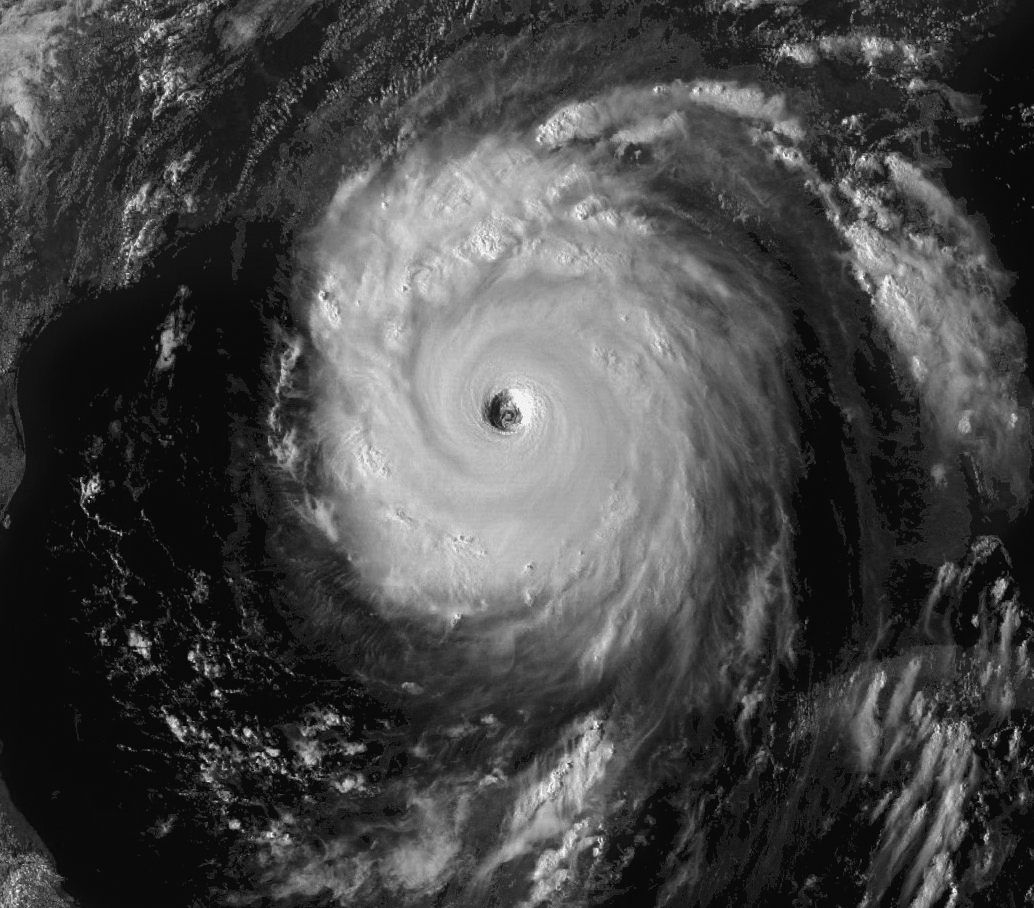
%> input picture DIP_CA4/hurricane-katrina.tif, 1034 x 908 px
$ octave CA4_4.m   (GNU Octave 9; MATLAB toolbox functions it lacks are replaced by stand-ins)
%> lines starting %> are read from the running program, lines starting %| are printed output that depends on the picture
%> further down, img is the input picture: size 908x1034 uint8; min 4, max 254, mean 69.7
### DIP_CA4/wavefast.m
function [c, s] = wavefast(x, n, varargin)
%> called with n = 4
%WAVEFAST Perform multi-level 2-dimensional fast wavelet transform.
%   [C, L] = WAVEFAST(X, N, LP, HP) performs a 2D N-level FWT of
%   image (or matrix) X with respect to decomposition filters LP and
%   HP.
%
%   [C, L] = WAVEFAST(X, N, WNAME) performs the same operation but
%   fetches filters LP and HP for wavelet WNAME using WAVEFILTER.
%
%   Scale parameter N must be less than or equal to log2 of the
%   maximum image dimension.  Filters LP and HP must be even. To
%   reduce border distortion, X is symmetrically extended. That is,
%   if X = [c1 c2 c3 ... cn] (in 1D), then its symmetric extension
%   would be [... c3 c2 c1 c1 c2 c3 ... cn cn cn-1 cn-2 ...].
%
%   OUTPUTS:
%     Matrix C is a coefficient decomposition vector:
%
%      C = [ a(n) h(n) v(n) d(n) h(n-1) ... v(1) d(1) ]
%
%     where a, h, v, and d are columnwise vectors containing
%     approximation, horizontal, vertical, and diagonal coefficient
%     matrices, respectively.  C has 3n + 1 sections where n is the
%     number of wavelet decompositions.
%
%     Matrix S is an (n+2) x 2 bookkeeping matrix:
%
%      S = [ sa(n, :); sd(n, :); sd(n-1, :); ... ; sd(1, :); sx ]
%
%     where sa and sd are approximation and detail size entries.
%
%   See also WAVEBACK and WAVEFILTER.

%   Copyright 2002-2004 R. C. Gonzalez, R. E. Woods, & S. L. Eddins
%   Digital Image Processing Using MATLAB, Prentice-Hall, 2004
%   $Revision: 1.5 $  $Date: 2003/10/13 01:14:17 $

% Check the input arguments for reasonableness.
error(nargchk(3, 4, nargin));

if nargin == 3
   if ischar(varargin{1})
      [lp, hp] = wavefilter(varargin{1}, 'd');
%> lp = 18 values, max 0.826 at index 10, min -0.0941 at index 8, mean 0.0786; hp = 18 values, max 0.418 at index 8, min -0.759 at index 9, mean -7.8e-16
   else
      error('Missing wavelet name.');
   end
else
      lp = varargin{1};     hp = varargin{2};
end

fl = length(lp);      sx = size(x);

if (ndims(x) ~= 2) | (min(sx) < 2) | ~isreal(x) | ~isnumeric(x)
   error('X must be a real, numeric matrix.');
end

if (ndims(lp) ~= 2) | ~isreal(lp) | ~isnumeric(lp) ...
       | (ndims(hp) ~= 2) | ~isreal(hp) | ~isnumeric(hp) ...
       | (fl ~= length(hp)) | rem(fl, 2) ~= 0
   error(['LP and HP must be even and equal length real, ' ...
          'numeric filter vectors.']);
end

if ~isreal(n) | ~isnumeric(n) | (n < 1) | (n > log2(max(sx)))
   error(['N must be a real scalar between 1 and ' ...
          'log2(max(size((X))).']);
end

% Init the starting output data structures and initial approximation.
c = [];       s = sx;     app = double(x);

% For each decomposition ...
for i = 1:n
   % Extend the approximation symmetrically.
   [app, keep] = symextend(app, fl);

   % Convolve rows with HP and downsample. Then convolve columns
   % with HP and LP to get the diagonal and vertical coefficients.
   rows = symconv(app, hp, 'row', fl, keep);
   coefs = symconv(rows, hp, 'col', fl, keep);
   c = [coefs(:)' c];    s = [size(coefs); s];
   coefs = symconv(rows, lp, 'col', fl, keep);
   c = [coefs(:)' c];

   % Convolve rows with LP and downsample. Then convolve columns
   % with HP and LP to get the horizontal and next approximation
   % coeffcients.
   rows = symconv(app, lp, 'row', fl, keep);
   coefs = symconv(rows, hp, 'col', fl, keep);
   c = [coefs(:)' c];
   app = symconv(rows, lp, 'col', fl, keep);
end
%> this loop made 4 passes
%> keep on passes 1 to 4: [462 525], [239 271], [128 144], [72 80]
%> pass 1, in symextend, `y = padarray(x, [(fl - 1) (fl - 1)], 'symmetric', 'both');`:
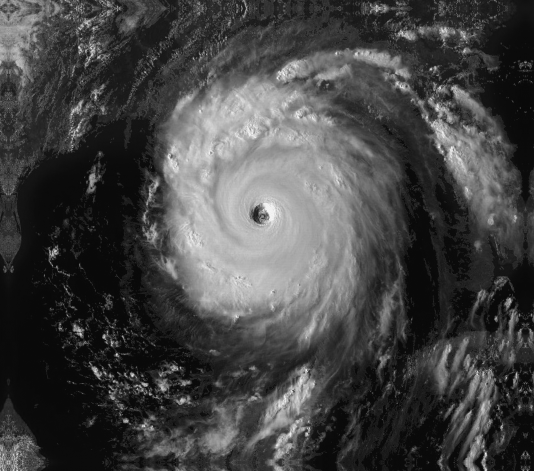
%> y: size 942x1068 double (shown at 1/2 size); min 4, max 254, mean 68.1
%> pass 1, in symconv, `y = conv2(x, h);`:
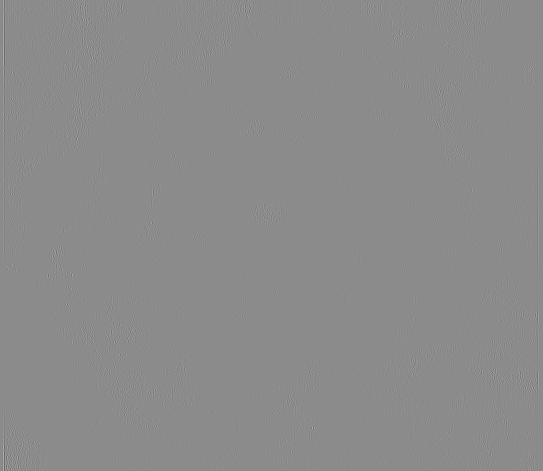
%> y: size 942x1085 double (shown at 1/2 size); min -124, max 102.5, mean 0; drawn with min black and max white
%> pass 1, in symconv, `y = y(:, 1:2:end);`:
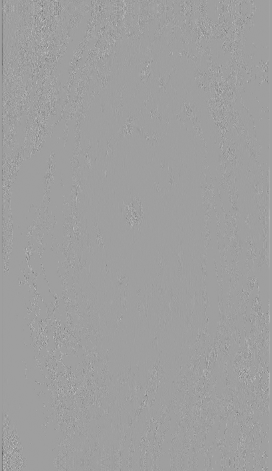
%> y: size 942x543 double (shown at 1/2 size); min -124, max 74.85, mean 0; drawn with min black and max white
%> pass 1, in symconv, `y = y(:, fl / 2 + 1:fl / 2 + keep(2));`:
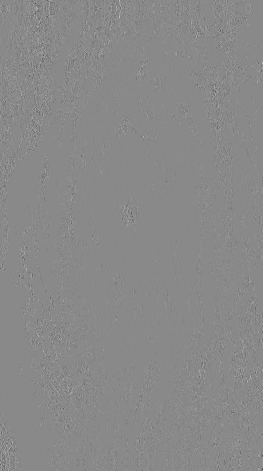
%> y: size 942x525 double (shown at 1/2 size); min -87.3, max 74.85, mean 0; drawn with min black and max white

% Append final approximation structures.
c = [app(:)' c];       s = [size(app); s];
%> after `s = [size(app); s]`: s = [72 80; 72 80; 128 144; 239 271; 462 525; 908 1034]

%-------------------------------------------------------------------%
function [y, keep] = symextend(x, fl)
% Compute the number of coefficients to keep after convolution
% and downsampling. Then extend x in both dimensions.

keep = floor((fl + size(x) - 1) / 2);
y = padarray(x, [(fl - 1) (fl - 1)], 'symmetric', 'both');

%-------------------------------------------------------------------%
function y = symconv(x, h, type, fl, keep)
% Convolve the rows or columns of x with h, downsample,
% and extract the center section since symmetrically extended.

if strcmp(type, 'row')
   y = conv2(x, h);
   y = y(:, 1:2:end);
   y = y(:, fl / 2 + 1:fl / 2 + keep(2));
else
   y = conv2(x, h');
   y = y(1:2:end, :);
   y = y(fl / 2 + 1:fl / 2 + keep(1), :);
end

### DIP_CA4/wavework.m
function [ varargout ] = wavework( opcode, type, c, s, n, x )
%WAVEWORK is used to edit wavelet decomposition structures
%   [VARARGOUT] = WAVEWORK(OPCODE, TYPE, C, S, N, X) gets the
%	coefficients specified by TYPE and N for access or modification
%	based on OPCODE
%
%	INPUTS:
%		OPCODE		Operation to perform
%		------------------------------------------------------------
%		'copy'		[varargout] = Y = requested (via TYPE and N)
%					coefficient matrix
%		'cut'		[varargout] = [NC, Y] = New decomposition vector
%					(with requested coefficient matrix zeroed) AND
%					requested coefficient matrix
%		'paste'		[varargout] = [NC] = new decomposition vector with
%					coefficient matrix replaced by X
%
%		TYPE		Coefficient category
%		-------------------------------------------------------------
%		'a'			Approximation coefficients
%		'h'			Horizontal details
%		'v'			Vertical details
%		'd'			Diagonal details
%
%		[C, S] is a wavelet toolbox decomposition structures.
%		N is a decomposition level (Ignored if TYPE = 'a').
%		X is a 2- or 3-D coefficient matrix for pasting.
%
%		See also WAVECUT, WAVECOPY, and WAVEPASTE.

narginchk(4, 6);

if (~ismatrix(c)) || (size(c, 1) ~= 1)
    error('C must be a row vector.');
end

if (~ismatrix(s)) || ~isreal(s) || ~isnumeric(s) || ...
        ((size(s, 2) ~= 2) && (size(s, 2) ~= 3))
    error('S must be a real, numeric two- or three-column array.');
end

elements = prod(s, 2);  % Coefficient matrix elements.
if (length(c) < elements(end)) || ...
        ~(elements(1) + 3 * sum(elements(2:end - 1)) >= elements(end))
    error('[C S] must from a standard wavelet decomposition structure.');
end

if strcmpi(opcode(1:3), 'pas') && nargin < 6
    error('Not enough input parameters.');
end

if nargin < 5
    n = 1;          % Default level is 1.
end
nmax = size(s, 1) - 2;      % Maximum levels in [C, S].

aflag = (lower(type(1)) == 'a');
if ~aflag && (n > nmax)
    error('N exceeds the decompositions in [C, S].');
end

switch lower(type(1))           % Make pointers into C.
    case 'a'
        nindex = 1;
        start = 1; stop = elements(1); ntst = nmax;
    case {'h', 'v', 'd'}
        switch type
            case 'h', offset = 0;       % Offset to details
            case 'v', offset = 1;
            case 'd', offset = 2;
        end
        nindex = size(s, 1) - n;        % Index to detail info.
        start = elements(1) + 3 * sum(elements(2:nmax - n + 1)) + ...
            offset * elements(nindex) + 1;
        stop = start + elements(nindex) - 1;
        ntst = n;
    otherwise
        error('TYPE must begin with "a", "h", "v", or "d". ');
end
switch lower(opcode)            % Do requested action.
    case {'copy', 'cut'}
        y = c(start:stop); nc = c;
        y = reshape(y, s(nindex, :));
        if strcmpi(opcode(1:3), 'cut')
            nc(start:stop) = 0;
            varargout = {nc, y};
        else
            varargout = {y};
        end
    case 'paste'
        if numel(x) ~= elements(end - ntst)
            error('X is not sized for the requested paste.');
        else
            nc = c; nc(start:stop) = x(:);  varargout = {nc};
        end
    otherwise
        error('Unrecognized OPCODE.');
end

end

### DIP_CA4/waveback.m
function [ varargout ] = waveback( c, s, varargin )
%WAVEBACK Computes inverse FWTs for multi-level decomposition [C, S].
%   [VARARGOUT] = WAVEBACK(C, S, VARARGOUT) performs a 2D N-level
%	partial or complete wavelet reconstruction of decomposition
%	structure [C, S];
%
%	SYNTAX:
%	Y = WAVEBACK(C, S, 'WNAME');			Output inverse FWT matrix Y
%	Y = WAVEBACK(C, S, LR, HR);				using lowpass and highpass
%											reconstruction filters (LR and
%											HR) or filters obtained by
%											calling WAVEFILTER with 'WNAME'.
%
%	[NC, NS] = WAVEBACK(C, S, 'WNAME', N);	Output new wavelet
%	[NC, NS] = WAVEBACK(C, S, LR, HR, N);	decomposition structure
%											[NC, NS] after N step
%											reconstruction.
%
%	See also WAVEFAST and WAVEFILTER.

% Check the input and output arguments for reasonableness.
narginchk(3, 5);
nargoutchk(1, 2);

if(~ismatrix(c)) || (size(c, 1) ~= 1)
    error('C must be a row vector.');
end

if(~ismatrix(s)) || ~isreal(s) || ~isnumeric(s) || ...
        ((size(s, 2) ~= 2) && (size(s, 2) ~= 3))
    error('S must be a real, numeric two- or three-column array.');
end

elements = prod(s, 2);
if(length(c) < elements(end)) || ...
        ~(elements(1) + 3 * sum(elements(2:end - 1)) >= elements(end))
    error('[C S] must be a standard wavelet decomposition structure.');
end

% Maximum levels in [C, S].
nmax = size(s, 1) - 2;
% Get third input parameter and init check flags.
wname = varargin{1}; filterchk = 0; nchk = 0;

switch nargin
    case 3
        if ischar(wname)
            [lp, hp] = wavefilter(wname, 'r'); n = nmax;
        else
            error('Undefined filter.');
        end
        if nargout ~= 1
            error('Wrong number of output arguments.');
        end
    case 4
        if ischar(wname)
            [lp, hp] = wavefilter(wname, 'r');
            n = varargin{2}; nchk = 1;
        else
            lp = varargin{1}; hp = varargin{2};
            filterchk = 1; n = nmax;
            if nargout ~= 1
                error('Wrong number of output arguments.');
            end
        end
    case 5
        lp = varargin{1}; hp = varargin{2}; filterchk = 1;
        n = varargin{3}; nchk = 1;
    otherwise
        error('Improper number of input arguments.');
end
fl = length(lp);
if filterchk   % Check filters.
    if (~ismatrix(lp)) || ~isreal(lp) || ~isnumeric(lp) ...
            || (~ismatrix(hp)) || ~isreal(hp) || ~isnumeric(hp) ...
            || (fl ~= length(hp)) || rem(fl, 2) ~= 0
        error('LP and HP must be even and equal length real, numeric filter vectors.');
    end
end

if nchk && (~isnumeric(n) || ~isreal(n))  % Check scale N.
    error('N must be a real numeric.');
end

if (n > nmax) || (n < 1)
    error('Invalid number (N) of reconstructions requested.');
end

if (n ~= nmax) && (nargout ~= 2)
    error('Not enough output arguments.');
end

nc = c; ns = s; nnmax = nmax;  % Init decomposition.
for i = 1:n
    % Compute a new approximation.
    a = symconvup(wavecopy('a', nc, ns), lp, lp, fl, ns(3, :)) + ...
        symconvup(wavecopy('h', nc, ns, nnmax), hp, lp, fl, ns(3, :)) + ...
        symconvup(wavecopy('v', nc, ns, nnmax), lp, hp, fl, ns(3, :)) + ...
        symconvup(wavecopy('d', nc, ns, nnmax), hp, hp, fl, ns(3, :));

    % Update decomposition.
    nc = nc(4 * prod(ns(1, :)) + 1:end); nc = [a(:)' nc];
    ns = ns(3:end, :); ns = [ns(1, :); ns];
    nnmax = size(ns, 1) - 2;
end
% For complete reconstructions, reformat output as 2-D.
if nargout == 1
    a = nc; nc = zeros(ns(1, :)); nc(:) = a;
end

varargout{1} = nc;
if nargout == 2
    varargout{2} = ns;
end
end

% ------------------------------------------------------------------------ %
function w = symconvup(x, f1, f2, fln, keep)
% Upsample rows and convolve columns with f1; upsample columns and
% convolve rows with f2; then extract center assuming symmetrical
% extension

% Process each "page" (i.e., 3rd index) of an extended 2-D array
% seperately; if 'x' is 2-D, size(x, 3) = 1.
% Preallocate w.
zi = fln - 1: fln + keep(1) - 2;
zj = fln - 1: fln + keep(2) - 2;
w = zeros(numel(zi), numel(zj), size(x, 3));
for i = 1:size(x, 3)
    y = zeros([2 1] .* size(x(:, :, i)));
    y(1:2:end, :) = x(:, :, i);
    y = conv2(y, f1');
    z = zeros([1 2] .* size(y)); z(:, 1:2:end) = y;
    z = conv2(z,f2);
    z = z(zi, zj);
    w(:, :, i) = z;
end
end

### DIP_CA4/wavezero.m
function [ nc, g8 ] = wavezero( c, s, l, wname )
%WAVEZEROS Zeroes wavelet transform detail coefficients.
% [ NC , GB ] = WAVEZERO( C, S, L, WNAME ) zeroes the level L detail
% coefficients in wavelet decomposition structure [ C , S ] and
% computes the resulting inverse transform with respect to WNAME
% wavelets.

[nc, foo] = wavecut('h', c, s, l);
[nc, foo] = wavecut('v', nc, s, l);
[nc, foo] = wavecut('d', nc, s, l);
i = waveback(nc, s, wname);
g8 = im2uint8(mat2gray(i));
% figure; imshow(g8);
end

### DIP_CA4/wavefilter.m
function [varargout] = wavefilter(wname, type)
%WAVEFILTER Create wavelet decomposition and reconstruction filters.
%   [VARARGOUT] = WAVEFILTER(WNAME, TYPE) returns the decomposition
%   and/or reconstruction filters used in the computation of the
%   forward and inverse FWT (fast wavelet transform).
%
%   EXAMPLES:
%     [ld, hd, lr, hr] = wavefilter('haar') Get the low and highpass
%                                           decomposition (ld, hd)
%                                           and reconstruction
%                                           (lr, hr) filters for
%                                           wavelet 'haar'.
%     [ld, hd] = wavefilter('haar','d')     Get decomposition filters
%                                           ld and hd.
%     [lr, hr] = wavefilter('haar','r')     Get reconstruction
%                                           filters lr and hr.
%
%   INPUTS:
%     WNAME             Wavelet Name
%     ---------------------------------------------------------
%     'haar' or 'db1'   Haar
%     'db4'             4th order Daubechies
%     'sym4'            4th order Symlets
%     'bior6.8'         Cohen-Daubechies-Feauveau biorthogonal
%     'jpeg9.7'         Antonini-Barlaud-Mathieu-Daubechies
%
%     TYPE              Filter Type
%     ---------------------------------------------------------
%     'd'               Decomposition filters
%     'r'               Reconstruction filters
%
%   See also WAVEFAST and WAVEBACK.

%   Copyright 2002-2004 R. C. Gonzalez, R. E. Woods, & S. L. Eddins
%   Digital Image Processing Using MATLAB, Prentice-Hall, 2004
%   $Revision: 1.5 $  $Date: 2003/10/13 01:09:39 $

% Check the input and output arguments.
error(nargchk(1, 2, nargin));

if (nargin == 1 & nargout ~= 4) | (nargin == 2 & nargout ~= 2)
   error('Invalid number of output arguments.');
end

if nargin == 1 & ~ischar(wname)
   error('WNAME must be a string.');
end

if nargin == 2 & ~ischar(type)
   error('TYPE must be a string.');
end

% Create filters for the requested wavelet.
switch lower(wname)
case {'haar', 'db1'}
   ld = [1 1]/sqrt(2);     hd = [-1 1]/sqrt(2);
   lr = ld;                hr = -hd;

case 'db4'
   ld = [-1.059740178499728e-002 3.288301166698295e-002 ...
         3.084138183598697e-002 -1.870348117188811e-001 ...
         -2.798376941698385e-002 6.308807679295904e-001 ...
         7.148465705525415e-001 2.303778133088552e-001];
   t = (0:7);
   hd = ld;    hd(end:-1:1) = cos(pi * t) .* ld;
   lr = ld;    lr(end:-1:1) = ld;
   hr = cos(pi * t) .* ld;

case 'sym4'
   ld = [-7.576571478927333e-002 -2.963552764599851e-002 ...
         4.976186676320155e-001 8.037387518059161e-001 ...
         2.978577956052774e-001 -9.921954357684722e-002 ...
         -1.260396726203783e-002 3.222310060404270e-002];
   t = (0:7);
   hd = ld;    hd(end:-1:1) = cos(pi * t) .* ld;
   lr = ld;    lr(end:-1:1) = ld;
   hr = cos(pi * t) .* ld;

case 'bior6.8'
   ld = [0 1.908831736481291e-003 -1.914286129088767e-003 ...
         -1.699063986760234e-002 1.193456527972926e-002 ...
         4.973290349094079e-002 -7.726317316720414e-002 ...
         -9.405920349573646e-002 4.207962846098268e-001 ...
         8.259229974584023e-001 4.207962846098268e-001 ...
         -9.405920349573646e-002 -7.726317316720414e-002 ...
         4.973290349094079e-002 1.193456527972926e-002 ...
         -1.699063986760234e-002 -1.914286129088767e-003 ...
         1.908831736481291e-003];
   hd = [0 0 0 1.442628250562444e-002 -1.446750489679015e-002 ...
         -7.872200106262882e-002 4.036797903033992e-002 ...
         4.178491091502746e-001 -7.589077294536542e-001 ...
         4.178491091502746e-001 4.036797903033992e-002 ...
         -7.872200106262882e-002 -1.446750489679015e-002 ...
         1.442628250562444e-002 0 0 0 0];
   t = (0:17);
   lr = cos(pi * (t + 1)) .* hd;
   hr = cos(pi * t) .* ld;

case 'jpeg9.7'
   ld = [0 0.02674875741080976 -0.01686411844287495 ...
         -0.07822326652898785 0.2668641184428723 ...
         0.6029490182363579 0.2668641184428723 ...
         -0.07822326652898785 -0.01686411844287495 ...
         0.02674875741080976];
   hd = [0 -0.09127176311424948 0.05754352622849957 ...
         0.5912717631142470 -1.115087052456994 ...
         0.5912717631142470 0.05754352622849957 ...
         -0.09127176311424948 0 0];
   t = (0:9);
   lr = cos(pi * (t + 1)) .* hd;
   hr = cos(pi * t) .* ld;

otherwise
   error('Unrecognizable wavelet name (WNAME).');
end

% Output the requested filters.
if (nargin == 1)
   varargout(1:4) = {ld, hd, lr, hr};
else
   switch lower(type(1))
   case 'd'
      varargout = {ld, hd};
   case 'r'
      varargout = {lr, hr};
   otherwise
      error('Unrecognizable filter TYPE.');
   end
end

### DIP_CA4/wavecut.m
function [ nc, y ] = wavecut( type, c, s, n )
%WAVECUT Zeros coefficients in a wavelet decomposition structure.
%   [NC, Y] = WAVECUT(TYPE, C, S, N) returns a new decomposition
%	vector whose detail or approximation coefficients (based on TYPE
%	and N) have been zeroed. The coefficients that were zeroed are
%	returned in Y.
%
%	INPUTS:
%		TYPE		Coefficient category
%		----------------------------------------------------------
%		'a'			Approximation coefficients
%		'h'			Horizontal details
%		'v'			Vertical details
%		'd'			Diagonal details
%
%		[C, S] is a wavelet data structure.
%		N specifies a decomposition level (ignored if TYPE = 'a').
%
%	See also WAVEWORK, WAVECOPY, and WAVEPASTE.
narginchk(3, 4);

if nargin == 4
    [nc, y] = wavework('cut', type, c, s, n);
else
    [nc, y] = wavework('cut', type, c, s);
end
end

### DIP_CA4/wavecopy.m
function y = wavecopy( type, c, s, n )
%WAVECOPY Fetches coefficients of a wavelet decomposition structure.
%   Y = WAVECOPY(TYPE, C, S, N) returns a coefficient array
%   based on TYPE and N.
%
%	INPUTS:
%		TYPE		Coefficient category
%		----------------------------------------------------------
%		'a'			Approximation coefficients
%		'h'			Horizontal details
%		'v'			Vertical details
%		'd'			Diagonal details
%
%		[C, S] is a wavelet data structure.
%		N specifies a decomposition level (ignored if TYPE = 'a').
%
%	See also WAVEWORK, WAVECOPY, and WAVEPASTE.
narginchk(3, 4);

if nargin == 4
    y = wavework('copy', type, c, s, n);
else
    y = wavework('copy', type, c, s);
end
end

### DIP_CA4/CA4_4.m
clc;clear;
img = imread('hurricane-katrina.tif');
level = 4; wavelet_name = 'bior6.8';
% Perform the Cohen-Daubechies-Feauveau biorthogonal wavelet transform
[cm, sm] = wavefast(img, level, wavelet_name);
%> sm has the same summary as s in wavefast

% (a) Smoothing process without noise
figure;
for i = 1:4
    subplot(2,2,i);
    [nc, g8] = wavezero(cm, sm, i, wavelet_name);
    imshow(g8);
    title(['Smoothed Image (Level ' num2str(i) ')']);
end
%> this loop made 4 passes
%> pass 1, in wavework, `y = reshape(y, s(nindex, :));`:
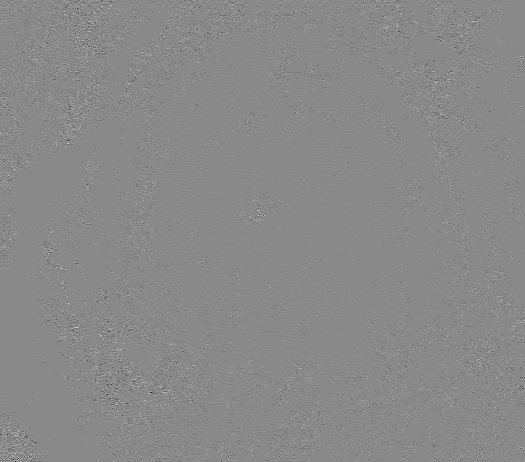
%> y: size 462x525 double; min -119, max 101.9, mean 0; drawn with min black and max white
% (b) Display the difference image between img and g8 for different level values
figure;
for i = 1:4
    subplot(2, 2, i);
    [nc, g8] = wavezero(cm, sm, i, wavelet_name);
    difference_image = imabsdiff(img, g8);
    imshow(difference_image);
    title(['Difference Image (Level ' num2str(i) ')']);
end
%> (the rest of the program and of its run is left out)
